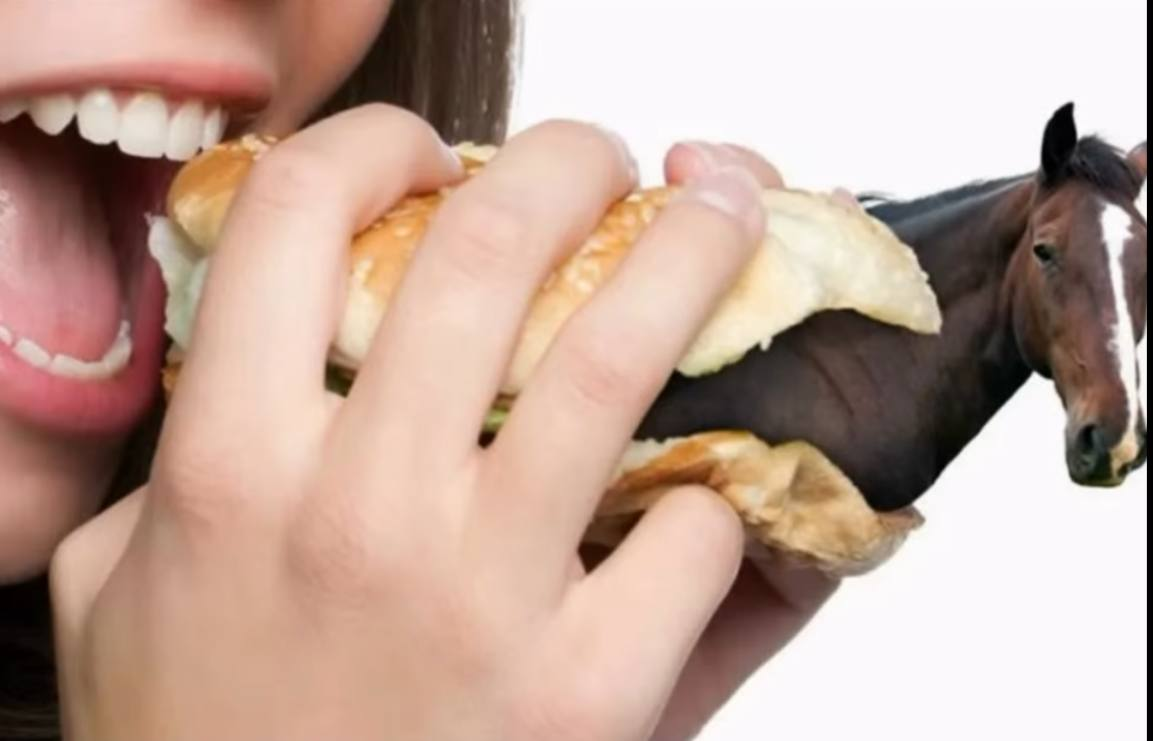
#> input picture lab1/sample_image.jpg, 1153 x 741 px, found by its file name
$ jupyter execute doodles.ipynb
#> lines starting #> are read from the running program, lines starting #| are printed output that depends on the picture; after the words box and inside, x2 and y2 are one past the last pixel; in counts of white or black regions, pixels touching at a corner belong together
[cell 1]
import numpy as np
import cv2
import matplotlib.pyplot as plt

img_bgr = cv2.imread("/home/ars/cv-labs-sem8/lab1/sample_image.jpg")
#> img_bgr is the input picture: shape (741, 1153, 3); mean B, G, R 152.7, 165.2, 192.2
img = cv2.cvtColor(img_bgr, cv2.COLOR_BGR2RGB)

gray = np.mean(img, axis=2).astype(np.uint8)
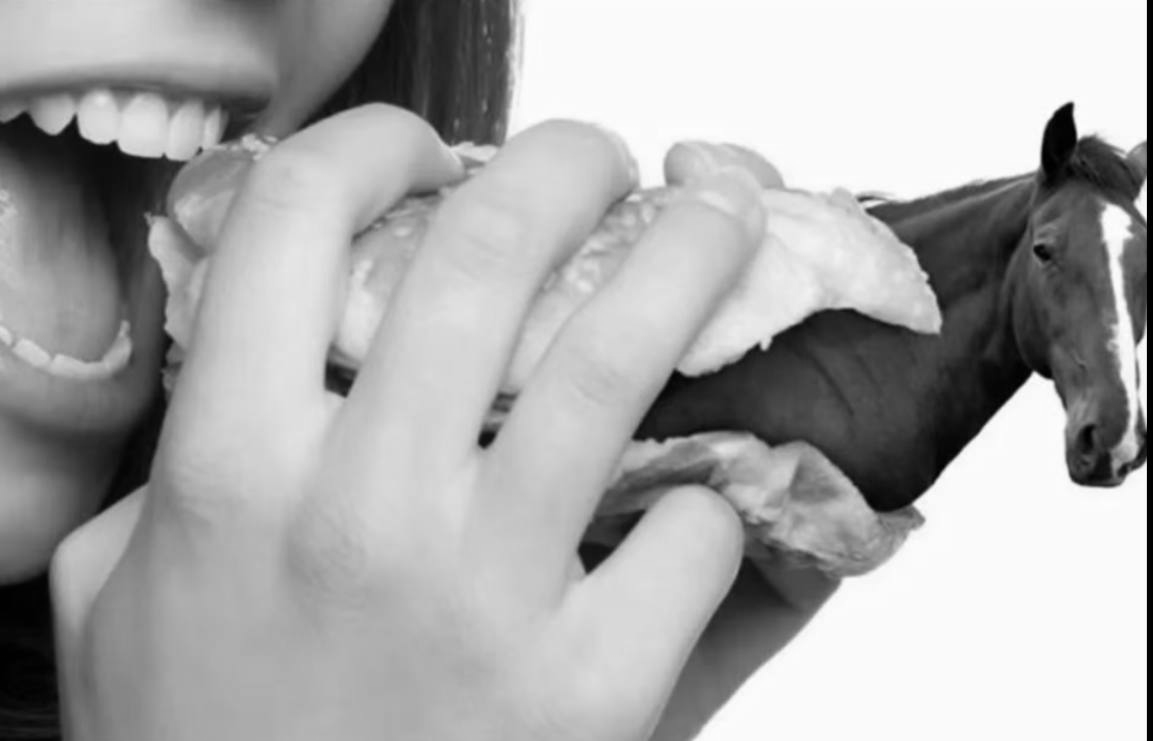
#> gray: shape (741, 1153); min 0, max 255, mean 169.6

[cell 2]
kernel_size = 5
pad = kernel_size // 2
padded = np.pad(gray, pad, mode="edge")
gauss = np.zeros_like(gray)

[cell 3]
sigma = 1.0
ax = np.arange(-pad, pad + 1)
xx, yy = np.meshgrid(ax, ax)
kernel = np.exp(-(xx**2 + yy**2) / (2. * sigma**2))
kernel = kernel / np.sum(kernel)

for i in range(gray.shape[0]):
    for j in range(gray.shape[1]):
        region = padded[i:i+kernel_size, j:j+kernel_size]
        gauss[i, j] = np.sum(region * kernel)

[cell 4]
median = np.zeros_like(gray)
for i in range(gray.shape[0]):
    for j in range(gray.shape[1]):
        region = padded[i:i+kernel_size, j:j+kernel_size]
        median[i, j] = np.median(region)

binary = np.where(gray > 128, 255, 0).astype(np.uint8)
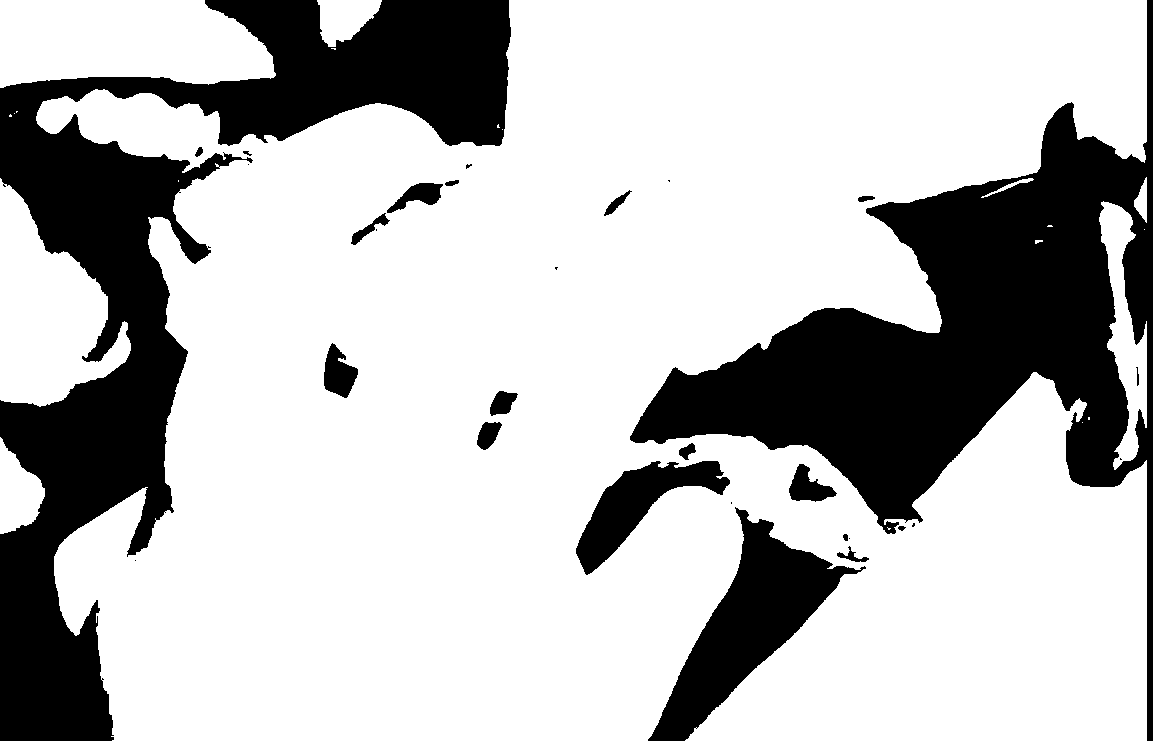
#> binary: shape (741, 1153); 73.6% white; 30 black regions (10 under 20 px), largest, box (x1, y1, x2, y2) and area: (0, 0, 511, 741) 102420, (630, 0, 1153, 741) 95965, (648, 507, 866, 741) 16223

rotated = np.rot90(img)
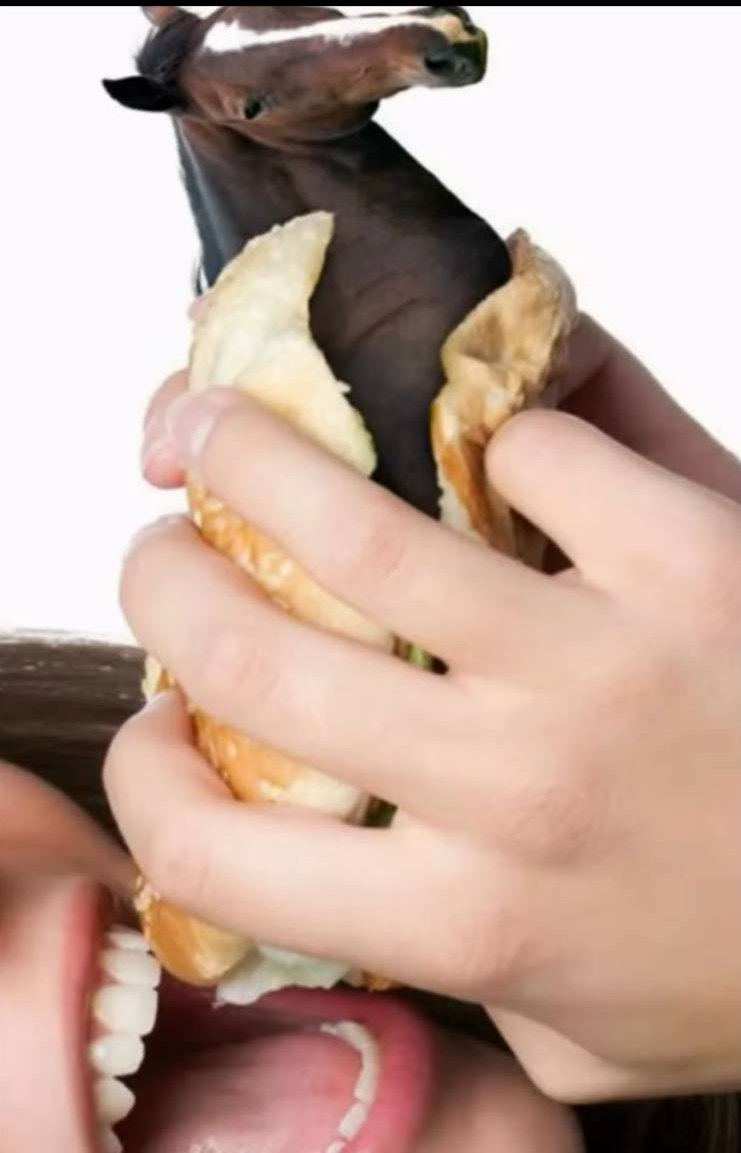
#> rotated: shape (1153, 741, 3); mean R, G, B 192.2, 165.2, 152.7

plt.figure(figsize=(12,8))
plt.subplot(2,3,1); plt.imshow(img); plt.title("Original"); plt.axis("off")
plt.subplot(2,3,2); plt.imshow(gray, cmap="gray"); plt.title("Gray"); plt.axis("off")
plt.subplot(2,3,3); plt.imshow(gauss, cmap="gray"); plt.title("Gaussian"); plt.axis("off")
plt.subplot(2,3,4); plt.imshow(median, cmap="gray"); plt.title("Median"); plt.axis("off")
plt.subplot(2,3,5); plt.imshow(binary, cmap="gray"); plt.title("Binary"); plt.axis("off")
plt.subplot(2,3,6); plt.imshow(rotated); plt.title("Rotated 90°"); plt.axis("off")
plt.tight_layout()
plt.show()
